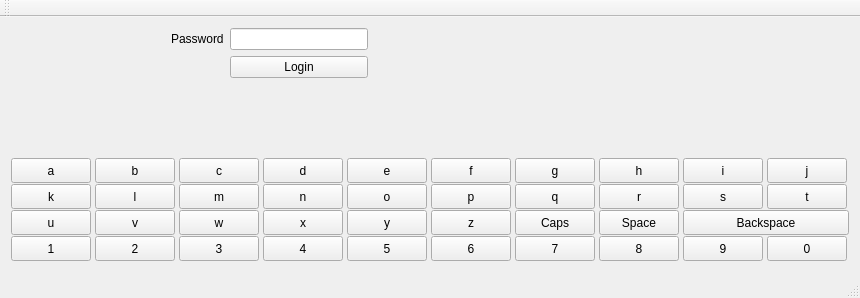
<?xml version="1.0" encoding="UTF-8"?>
<ui version="4.0">
 <class>MainWindow</class>
 <widget class="QMainWindow" name="MainWindow">
  <property name="geometry">
   <rect>
    <x>0</x>
    <y>0</y>
    <width>860</width>
    <height>298</height>
   </rect>
  </property>
  <property name="windowTitle">
   <string>MainWindow</string>
  </property>
  <property name="iconSize">
   <size>
    <width>5</width>
    <height>5</height>
   </size>
  </property>
  <widget class="QWidget" name="centralWidget">
   <widget class="QWidget" name="">
    <property name="geometry">
     <rect>
      <x>0</x>
      <y>130</y>
      <width>856</width>
      <height>120</height>
     </rect>
    </property>
    <property name="minimumSize">
     <size>
      <width>856</width>
      <height>120</height>
     </size>
    </property>
    <layout class="QGridLayout" name="gridLayout">
     <item row="0" column="0">
      <widget class="QPushButton" name="pushButton_a">
       <property name="minimumSize">
        <size>
         <width>80</width>
         <height>25</height>
        </size>
       </property>
       <property name="text">
        <string>a</string>
       </property>
       <property name="iconSize">
        <size>
         <width>5</width>
         <height>5</height>
        </size>
       </property>
      </widget>
     </item>
     <item row="0" column="1">
      <widget class="QPushButton" name="pushButton_b">
       <property name="minimumSize">
        <size>
         <width>80</width>
         <height>25</height>
        </size>
       </property>
       <property name="text">
        <string>b</string>
       </property>
       <property name="iconSize">
        <size>
         <width>5</width>
         <height>5</height>
        </size>
       </property>
      </widget>
     </item>
     <item row="0" column="2">
      <widget class="QPushButton" name="pushButton_c">
       <property name="minimumSize">
        <size>
         <width>80</width>
         <height>25</height>
        </size>
       </property>
       <property name="text">
        <string>c</string>
       </property>
       <property name="iconSize">
        <size>
         <width>5</width>
         <height>5</height>
        </size>
       </property>
      </widget>
     </item>
     <item row="0" column="3">
      <widget class="QPushButton" name="pushButton_d">
       <property name="minimumSize">
        <size>
         <width>80</width>
         <height>25</height>
        </size>
       </property>
       <property name="text">
        <string>d</string>
       </property>
       <property name="iconSize">
        <size>
         <width>5</width>
         <height>5</height>
        </size>
       </property>
      </widget>
     </item>
     <item row="0" column="4">
      <widget class="QPushButton" name="pushButton_e">
       <property name="minimumSize">
        <size>
         <width>80</width>
         <height>25</height>
        </size>
       </property>
       <property name="text">
        <string>e</string>
       </property>
       <property name="iconSize">
        <size>
         <width>5</width>
         <height>5</height>
        </size>
       </property>
      </widget>
     </item>
     <item row="0" column="5">
      <widget class="QPushButton" name="pushButton_f">
       <property name="minimumSize">
        <size>
         <width>80</width>
         <height>25</height>
        </size>
       </property>
       <property name="text">
        <string>f</string>
       </property>
       <property name="iconSize">
        <size>
         <width>5</width>
         <height>5</height>
        </size>
       </property>
      </widget>
     </item>
     <item row="0" column="6">
      <widget class="QPushButton" name="pushButton_g">
       <property name="minimumSize">
        <size>
         <width>80</width>
         <height>25</height>
        </size>
       </property>
       <property name="text">
        <string>g</string>
       </property>
       <property name="iconSize">
        <size>
         <width>5</width>
         <height>5</height>
        </size>
       </property>
      </widget>
     </item>
     <item row="0" column="7">
      <widget class="QPushButton" name="pushButton_h">
       <property name="minimumSize">
        <size>
         <width>80</width>
         <height>25</height>
        </size>
       </property>
       <property name="text">
        <string>h</string>
       </property>
       <property name="iconSize">
        <size>
         <width>5</width>
         <height>5</height>
        </size>
       </property>
      </widget>
     </item>
     <item row="0" column="8">
      <widget class="QPushButton" name="pushButton_i">
       <property name="minimumSize">
        <size>
         <width>80</width>
         <height>25</height>
        </size>
       </property>
       <property name="text">
        <string>i</string>
       </property>
       <property name="iconSize">
        <size>
         <width>5</width>
         <height>5</height>
        </size>
       </property>
      </widget>
     </item>
     <item row="0" column="9">
      <widget class="QPushButton" name="pushButton_j">
       <property name="minimumSize">
        <size>
         <width>80</width>
         <height>25</height>
        </size>
       </property>
       <property name="text">
        <string>j</string>
       </property>
       <property name="iconSize">
        <size>
         <width>5</width>
         <height>5</height>
        </size>
       </property>
      </widget>
     </item>
     <item row="1" column="0">
      <widget class="QPushButton" name="pushButton_k">
       <property name="minimumSize">
        <size>
         <width>80</width>
         <height>25</height>
        </size>
       </property>
       <property name="text">
        <string>k</string>
       </property>
       <property name="iconSize">
        <size>
         <width>5</width>
         <height>5</height>
        </size>
       </property>
      </widget>
     </item>
     <item row="1" column="1">
      <widget class="QPushButton" name="pushButton_l">
       <property name="minimumSize">
        <size>
         <width>80</width>
         <height>25</height>
        </size>
       </property>
       <property name="text">
        <string>l</string>
       </property>
       <property name="iconSize">
        <size>
         <width>5</width>
         <height>5</height>
        </size>
       </property>
      </widget>
     </item>
     <item row="1" column="2">
      <widget class="QPushButton" name="pushButton_m">
       <property name="minimumSize">
        <size>
         <width>80</width>
         <height>25</height>
        </size>
       </property>
       <property name="text">
        <string>m</string>
       </property>
       <property name="iconSize">
        <size>
         <width>5</width>
         <height>5</height>
        </size>
       </property>
      </widget>
     </item>
     <item row="1" column="3">
      <widget class="QPushButton" name="pushButton_n">
       <property name="minimumSize">
        <size>
         <width>80</width>
         <height>25</height>
        </size>
       </property>
       <property name="text">
        <string>n</string>
       </property>
       <property name="iconSize">
        <size>
         <width>5</width>
         <height>5</height>
        </size>
       </property>
      </widget>
     </item>
     <item row="1" column="4">
      <widget class="QPushButton" name="pushButton_o">
       <property name="minimumSize">
        <size>
         <width>80</width>
         <height>25</height>
        </size>
       </property>
       <property name="text">
        <string>o</string>
       </property>
       <property name="iconSize">
        <size>
         <width>5</width>
         <height>5</height>
        </size>
       </property>
      </widget>
     </item>
     <item row="1" column="5">
      <widget class="QPushButton" name="pushButton_p">
       <property name="minimumSize">
        <size>
         <width>80</width>
         <height>25</height>
        </size>
       </property>
       <property name="text">
        <string>p</string>
       </property>
       <property name="iconSize">
        <size>
         <width>5</width>
         <height>5</height>
        </size>
       </property>
      </widget>
     </item>
     <item row="1" column="6">
      <widget class="QPushButton" name="pushButton_q">
       <property name="minimumSize">
        <size>
         <width>80</width>
         <height>25</height>
        </size>
       </property>
       <property name="text">
        <string>q</string>
       </property>
       <property name="iconSize">
        <size>
         <width>5</width>
         <height>5</height>
        </size>
       </property>
      </widget>
     </item>
     <item row="1" column="7">
      <widget class="QPushButton" name="pushButton_r">
       <property name="minimumSize">
        <size>
         <width>80</width>
         <height>25</height>
        </size>
       </property>
       <property name="text">
        <string>r</string>
       </property>
       <property name="iconSize">
        <size>
         <width>5</width>
         <height>5</height>
        </size>
       </property>
      </widget>
     </item>
     <item row="1" column="8">
      <widget class="QPushButton" name="pushButton_s">
       <property name="minimumSize">
        <size>
         <width>80</width>
         <height>25</height>
        </size>
       </property>
       <property name="text">
        <string>s</string>
       </property>
       <property name="iconSize">
        <size>
         <width>5</width>
         <height>5</height>
        </size>
       </property>
      </widget>
     </item>
     <item row="1" column="9">
      <widget class="QPushButton" name="pushButton_t">
       <property name="minimumSize">
        <size>
         <width>80</width>
         <height>25</height>
        </size>
       </property>
       <property name="text">
        <string>t</string>
       </property>
       <property name="iconSize">
        <size>
         <width>5</width>
         <height>5</height>
        </size>
       </property>
      </widget>
     </item>
     <item row="2" column="0">
      <widget class="QPushButton" name="pushButton_u">
       <property name="minimumSize">
        <size>
         <width>80</width>
         <height>25</height>
        </size>
       </property>
       <property name="text">
        <string>u</string>
       </property>
       <property name="iconSize">
        <size>
         <width>5</width>
         <height>5</height>
        </size>
       </property>
      </widget>
     </item>
     <item row="2" column="1">
      <widget class="QPushButton" name="pushButton_v">
       <property name="minimumSize">
        <size>
         <width>80</width>
         <height>25</height>
        </size>
       </property>
       <property name="text">
        <string>v</string>
       </property>
       <property name="iconSize">
        <size>
         <width>5</width>
         <height>5</height>
        </size>
       </property>
      </widget>
     </item>
     <item row="2" column="2">
      <widget class="QPushButton" name="pushButton_w">
       <property name="minimumSize">
        <size>
         <width>80</width>
         <height>25</height>
        </size>
       </property>
       <property name="text">
        <string>w</string>
       </property>
       <property name="iconSize">
        <size>
         <width>5</width>
         <height>5</height>
        </size>
       </property>
      </widget>
     </item>
     <item row="2" column="3">
      <widget class="QPushButton" name="pushButton_x">
       <property name="minimumSize">
        <size>
         <width>80</width>
         <height>25</height>
        </size>
       </property>
       <property name="text">
        <string>x</string>
       </property>
       <property name="iconSize">
        <size>
         <width>5</width>
         <height>5</height>
        </size>
       </property>
      </widget>
     </item>
     <item row="2" column="4">
      <widget class="QPushButton" name="pushButton_y">
       <property name="minimumSize">
        <size>
         <width>80</width>
         <height>25</height>
        </size>
       </property>
       <property name="text">
        <string>y</string>
       </property>
       <property name="iconSize">
        <size>
         <width>5</width>
         <height>5</height>
        </size>
       </property>
      </widget>
     </item>
     <item row="2" column="5">
      <widget class="QPushButton" name="pushButton_z">
       <property name="minimumSize">
        <size>
         <width>80</width>
         <height>25</height>
        </size>
       </property>
       <property name="text">
        <string>z</string>
       </property>
       <property name="iconSize">
        <size>
         <width>5</width>
         <height>5</height>
        </size>
       </property>
      </widget>
     </item>
     <item row="2" column="6">
      <widget class="QPushButton" name="pushButton_caps">
       <property name="minimumSize">
        <size>
         <width>80</width>
         <height>25</height>
        </size>
       </property>
       <property name="text">
        <string>Caps</string>
       </property>
       <property name="iconSize">
        <size>
         <width>5</width>
         <height>5</height>
        </size>
       </property>
      </widget>
     </item>
     <item row="2" column="7">
      <widget class="QPushButton" name="pushButton_spc">
       <property name="minimumSize">
        <size>
         <width>80</width>
         <height>25</height>
        </size>
       </property>
       <property name="text">
        <string>Space</string>
       </property>
       <property name="iconSize">
        <size>
         <width>5</width>
         <height>5</height>
        </size>
       </property>
      </widget>
     </item>
     <item row="2" column="8" colspan="2">
      <widget class="QPushButton" name="pushButton_bkc">
       <property name="minimumSize">
        <size>
         <width>166</width>
         <height>25</height>
        </size>
       </property>
       <property name="text">
        <string>Backspace</string>
       </property>
       <property name="iconSize">
        <size>
         <width>5</width>
         <height>5</height>
        </size>
       </property>
      </widget>
     </item>
     <item row="3" column="0">
      <widget class="QPushButton" name="pushButton_1">
       <property name="minimumSize">
        <size>
         <width>80</width>
         <height>25</height>
        </size>
       </property>
       <property name="text">
        <string>1</string>
       </property>
       <property name="iconSize">
        <size>
         <width>5</width>
         <height>5</height>
        </size>
       </property>
      </widget>
     </item>
     <item row="3" column="1">
      <widget class="QPushButton" name="pushButton_2">
       <property name="minimumSize">
        <size>
         <width>80</width>
         <height>25</height>
        </size>
       </property>
       <property name="text">
        <string>2</string>
       </property>
       <property name="iconSize">
        <size>
         <width>5</width>
         <height>5</height>
        </size>
       </property>
      </widget>
     </item>
     <item row="3" column="2">
      <widget class="QPushButton" name="pushButton_3">
       <property name="minimumSize">
        <size>
         <width>80</width>
         <height>25</height>
        </size>
       </property>
       <property name="text">
        <string>3</string>
       </property>
       <property name="iconSize">
        <size>
         <width>5</width>
         <height>5</height>
        </size>
       </property>
      </widget>
     </item>
     <item row="3" column="3">
      <widget class="QPushButton" name="pushButton_4">
       <property name="minimumSize">
        <size>
         <width>80</width>
         <height>25</height>
        </size>
       </property>
       <property name="text">
        <string>4</string>
       </property>
       <property name="iconSize">
        <size>
         <width>5</width>
         <height>5</height>
        </size>
       </property>
      </widget>
     </item>
     <item row="3" column="4">
      <widget class="QPushButton" name="pushButton_5">
       <property name="minimumSize">
        <size>
         <width>80</width>
         <height>25</height>
        </size>
       </property>
       <property name="text">
        <string>5</string>
       </property>
       <property name="iconSize">
        <size>
         <width>5</width>
         <height>5</height>
        </size>
       </property>
      </widget>
     </item>
     <item row="3" column="5">
      <widget class="QPushButton" name="pushButton_6">
       <property name="minimumSize">
        <size>
         <width>80</width>
         <height>25</height>
        </size>
       </property>
       <property name="text">
        <string>6</string>
       </property>
       <property name="iconSize">
        <size>
         <width>5</width>
         <height>5</height>
        </size>
       </property>
      </widget>
     </item>
     <item row="3" column="6">
      <widget class="QPushButton" name="pushButton_7">
       <property name="minimumSize">
        <size>
         <width>80</width>
         <height>25</height>
        </size>
       </property>
       <property name="text">
        <string>7</string>
       </property>
       <property name="iconSize">
        <size>
         <width>5</width>
         <height>5</height>
        </size>
       </property>
      </widget>
     </item>
     <item row="3" column="7">
      <widget class="QPushButton" name="pushButton_8">
       <property name="minimumSize">
        <size>
         <width>80</width>
         <height>25</height>
        </size>
       </property>
       <property name="text">
        <string>8</string>
       </property>
       <property name="iconSize">
        <size>
         <width>5</width>
         <height>5</height>
        </size>
       </property>
      </widget>
     </item>
     <item row="3" column="8">
      <widget class="QPushButton" name="pushButton_9">
       <property name="minimumSize">
        <size>
         <width>80</width>
         <height>25</height>
        </size>
       </property>
       <property name="text">
        <string>9</string>
       </property>
       <property name="iconSize">
        <size>
         <width>5</width>
         <height>5</height>
        </size>
       </property>
      </widget>
     </item>
     <item row="3" column="9">
      <widget class="QPushButton" name="pushButton_0">
       <property name="minimumSize">
        <size>
         <width>80</width>
         <height>25</height>
        </size>
       </property>
       <property name="text">
        <string>0</string>
       </property>
       <property name="iconSize">
        <size>
         <width>5</width>
         <height>5</height>
        </size>
       </property>
      </widget>
     </item>
    </layout>
   </widget>
   <widget class="QWidget" name="">
    <property name="geometry">
     <rect>
      <x>160</x>
      <y>0</y>
      <width>219</width>
      <height>91</height>
     </rect>
    </property>
    <layout class="QFormLayout" name="formLayout_2">
     <item row="0" column="0" colspan="2">
      <layout class="QFormLayout" name="formLayout">
       <item row="0" column="0">
        <widget class="QLabel" name="password">
         <property name="text">
          <string>Password</string>
         </property>
        </widget>
       </item>
       <item row="0" column="1">
        <widget class="QLineEdit" name="pass_edit"/>
       </item>
       <item row="1" column="1">
        <widget class="QPushButton" name="Login">
         <property name="text">
          <string>Login</string>
         </property>
        </widget>
       </item>
      </layout>
     </item>
    </layout>
   </widget>
   <zorder>pushButton_o</zorder>
   <zorder>username</zorder>
   <zorder>password</zorder>
   <zorder>usr_edit</zorder>
   <zorder>pass_edit</zorder>
   <zorder>Login</zorder>
   <zorder>pushButton_a</zorder>
   <zorder>pushButton_b</zorder>
   <zorder>pushButton_c</zorder>
   <zorder>pushButton_d</zorder>
   <zorder>pushButton_e</zorder>
   <zorder>pushButton_i</zorder>
   <zorder>pushButton_f</zorder>
   <zorder>pushButton_h</zorder>
   <zorder>pushButton_g</zorder>
   <zorder>pushButton_j</zorder>
   <zorder>pushButton_p</zorder>
   <zorder>pushButton_t</zorder>
   <zorder>pushButton_n</zorder>
   <zorder>pushButton_r</zorder>
   <zorder>pushButton_k</zorder>
   <zorder>pushButton_m</zorder>
   <zorder>pushButton_l</zorder>
   <zorder>pushButton_s</zorder>
   <zorder>pushButton_q</zorder>
   <zorder>pushButton_z</zorder>
   <zorder>pushButton_bkc</zorder>
   <zorder>pushButton_x</zorder>
   <zorder>pushButton_spc</zorder>
   <zorder>pushButton_u</zorder>
   <zorder>pushButton_w</zorder>
   <zorder>pushButton_v</zorder>
   <zorder>pushButton_y</zorder>
   <zorder>pushButton_caps</zorder>
   <zorder>pushButton_6</zorder>
   <zorder>pushButton_0</zorder>
   <zorder>pushButton_4</zorder>
   <zorder>pushButton_8</zorder>
   <zorder>pushButton_1</zorder>
   <zorder>pushButton_3</zorder>
   <zorder>pushButton_2</zorder>
   <zorder>pushButton_5</zorder>
   <zorder>pushButton_9</zorder>
   <zorder>pushButton_7</zorder>
   <zorder></zorder>
   <zorder>label</zorder>
   <zorder>usr_edit</zorder>
  </widget>
  <widget class="QToolBar" name="mainToolBar">
   <attribute name="toolBarArea">
    <enum>TopToolBarArea</enum>
   </attribute>
   <attribute name="toolBarBreak">
    <bool>false</bool>
   </attribute>
  </widget>
  <widget class="QStatusBar" name="statusBar"/>
 </widget>
 <layoutdefault spacing="6" margin="11"/>
 <resources/>
 <connections/>
</ui>
